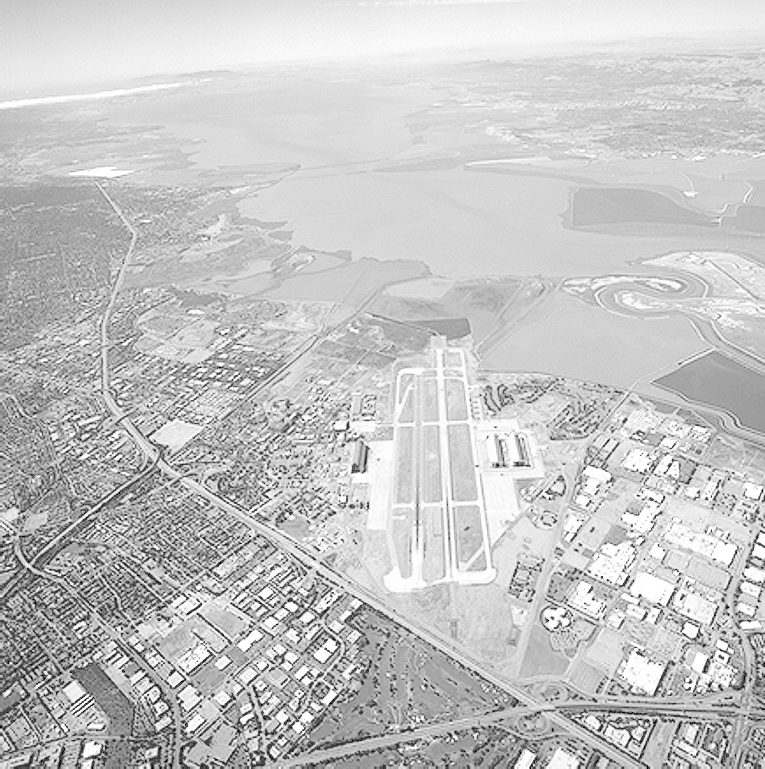
#> input picture images/runway.png, 765 x 769 px
$ jupyter execute q5_gaussian_filtering.ipynb   (shell and % lines are left out)
#> lines starting #> are read from the running program, lines starting #| are printed output that depends on the picture
# Question 5 — Gaussian Filtering
- (a) Compute normalized 5×5 Gaussian kernel (σ=2)
- (b) Visualize 51×51 kernel as 3D surface
- (c) Apply manually using filter2D
- (d) Apply using cv.GaussianBlur()

[cell 1]
import cv2 as cv
import numpy as np
import matplotlib.pyplot as plt
from mpl_toolkits.mplot3d import Axes3D
from matplotlib import cm

def show_gray(img, title=''):
    plt.figure(figsize=(6, 5))
    plt.imshow(img, cmap='gray')
    plt.title(title)
    plt.axis('off')
    plt.show()

[cell 2]
# (a) Normalized 5×5 Gaussian kernel
def gaussian_kernel(size, sigma):
    ax = np.arange(-(size // 2), size // 2 + 1)
    X, Y = np.meshgrid(ax, ax)
    kernel = np.exp(-(X**2 + Y**2) / (2 * sigma**2))
    return kernel / kernel.sum()

sigma = 2
g5 = gaussian_kernel(5, sigma)
print(f'5×5 Gaussian kernel (σ={sigma}):')
print(np.array2string(g5, precision=4, suppress_small=True))
print(f'Sum = {g5.sum():.6f}')

[cell 3]
# (b) 3D surface plot of 51×51 kernel
g51 = gaussian_kernel(51, sigma)
ax_vals = np.arange(-(51 // 2), 51 // 2 + 1)
X, Y = np.meshgrid(ax_vals, ax_vals)

fig = plt.figure(figsize=(10, 8))
ax = fig.add_subplot(111, projection='3d')
ax.plot_surface(X, Y, g51, cmap=cm.jet, linewidth=0, antialiased=True)
ax.set_title(rf'51×51 Gaussian Kernel ($\sigma={sigma}$)')
ax.set_xlabel('x'); ax.set_ylabel('y'); ax.set_zlabel('G(x,y)')
plt.tight_layout()
plt.savefig('outputs/q5b_surface.png', dpi=150, bbox_inches='tight')
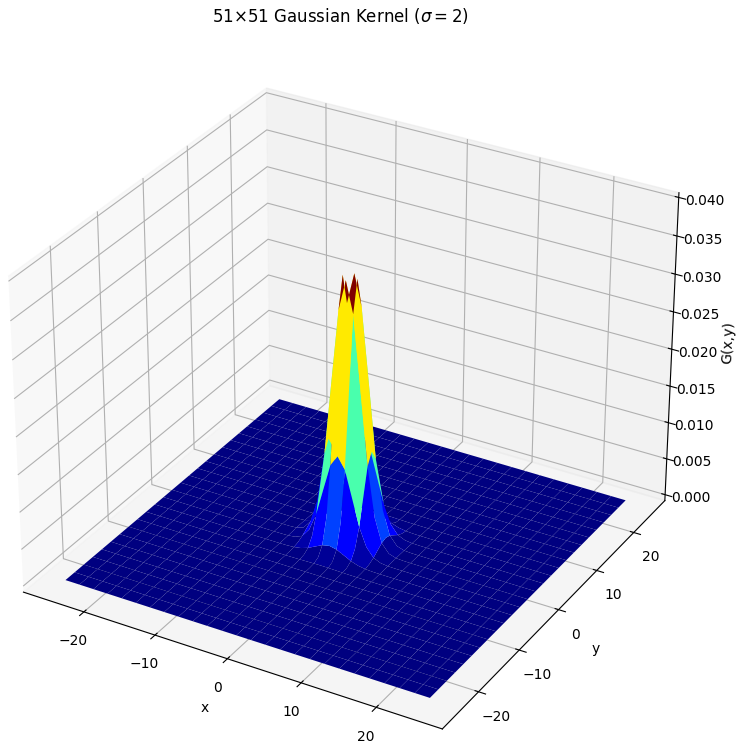
#> figure drawn by matplotlib, 1 panel
plt.show()

[cell 4]
# Load runway image
img = cv.imread('images/runway.png', cv.IMREAD_GRAYSCALE)
#> img is the input picture: shape (769, 765); min 0, max 255, mean 197.1
assert img is not None
show_gray(img, 'Original Runway')

[cell 5]
# (c) Manual Gaussian smoothing using filter2D
img_manual = cv.filter2D(img, -1, g5.astype(np.float32))
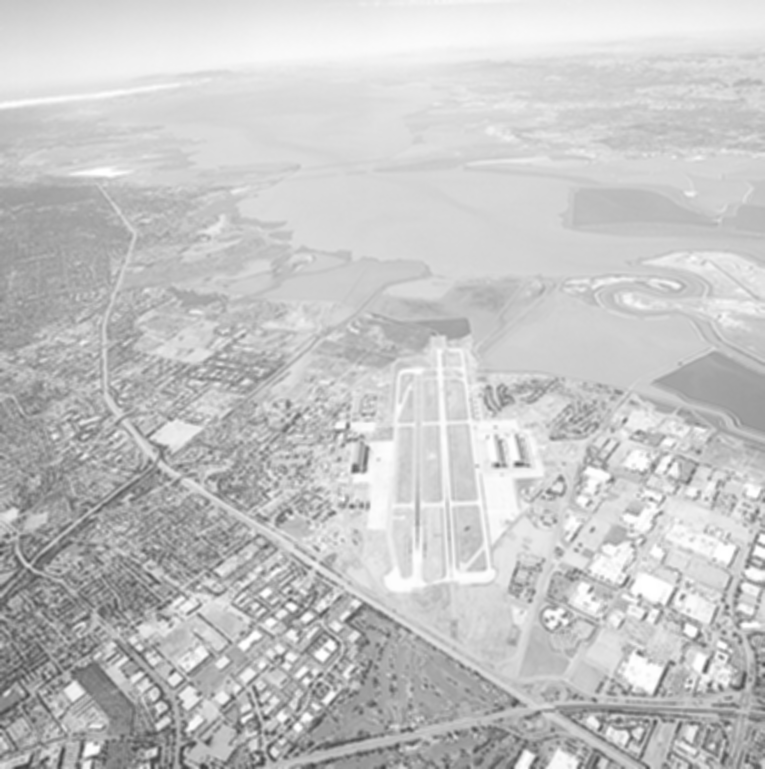
#> img_manual: shape (769, 765); min 63, max 255, mean 197.1
show_gray(img_manual, rf'Manual Gaussian (5×5, $\sigma={sigma}$)')
cv.imwrite('outputs/q5c_manual_gaussian.png', img_manual)
#> Out = True

[cell 6]
# (d) OpenCV GaussianBlur
img_cv = cv.GaussianBlur(img, (5, 5), sigma)
show_gray(img_cv, rf'cv.GaussianBlur (5×5, $\sigma={sigma}$)')
cv.imwrite('outputs/q5d_opencv_gaussian.png', img_cv)

diff = np.abs(img_manual.astype(int) - img_cv.astype(int))
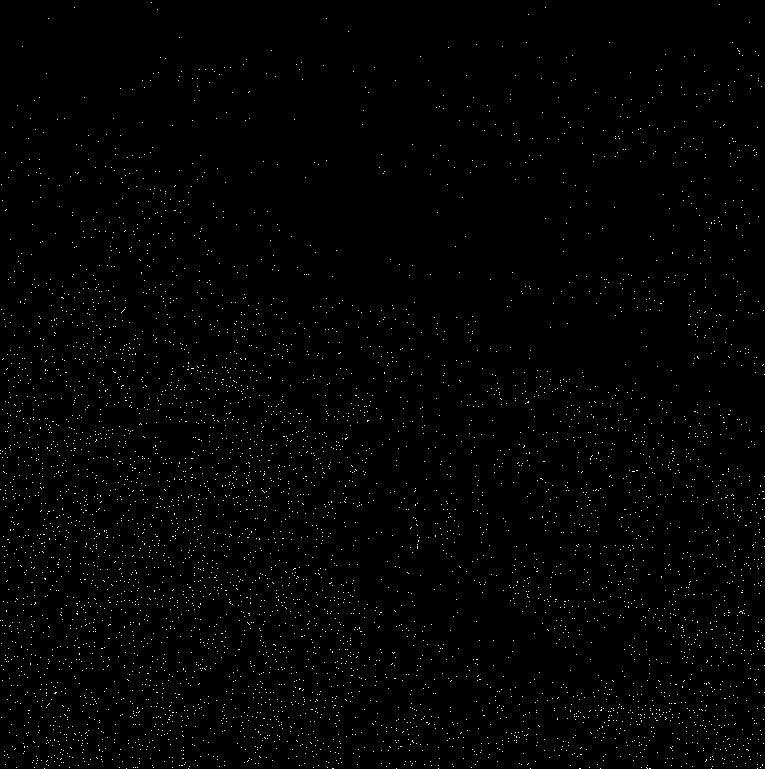
#> diff: shape (769, 765) int64; values 0 (black) and 1 (white), 0.97% white in thin lines or dots
print(f'Max pixel difference vs cv.GaussianBlur: {diff.max()}')
#| Max pixel difference vs cv.GaussianBlur: 1
print('Both methods produce visually identical results.')
